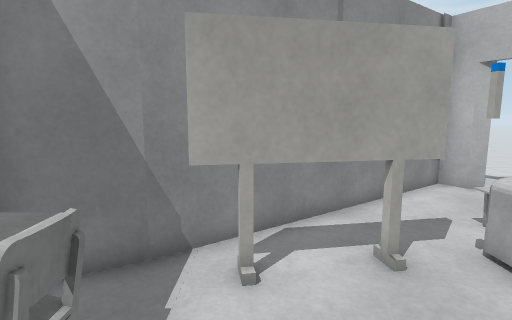
[1] (above)

14 first-person views from a walk through a scene from a Unity 3-D project. The camera is 1.2 m above the floor, tilts 8° down and sees 80° across. Doors are open. The floor is counted in squares, 0.5 m on a side. Each view is taken from the middle of a square. On the plan, view 1 faces up. The plan holds only what a view shows up to about 19 squares ahead; the rest is blank. The place goes on beyond the plan. The player character is not drawn. Some surface patterns are stand-ins.

[2]
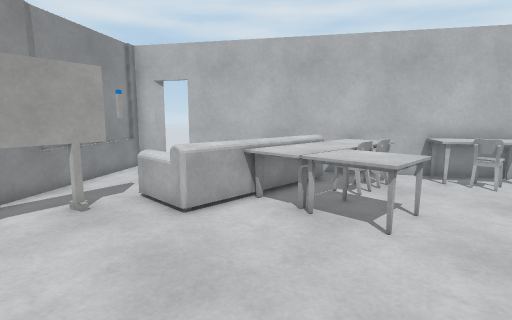

[3]
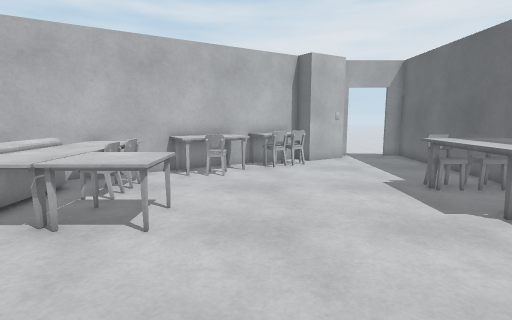

[4]
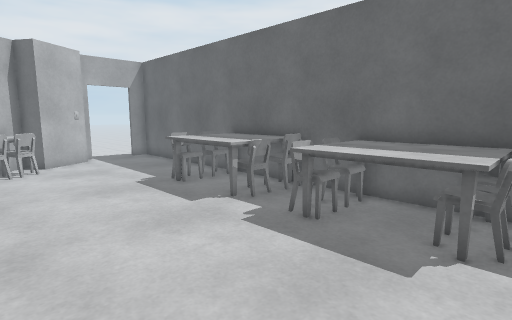

[5]
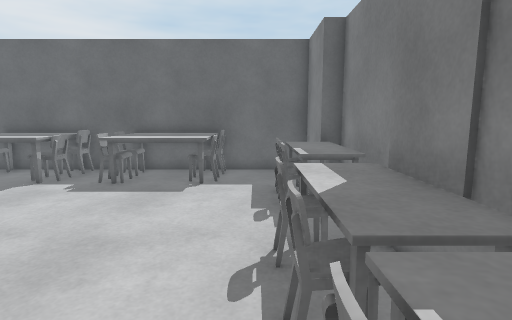

[6]
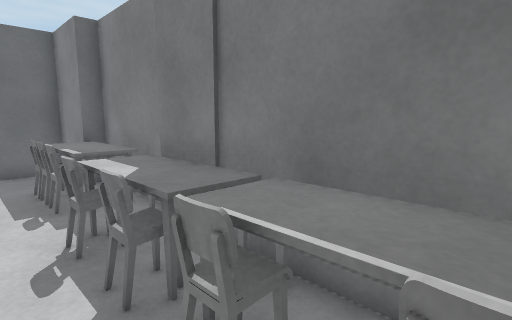

[7]
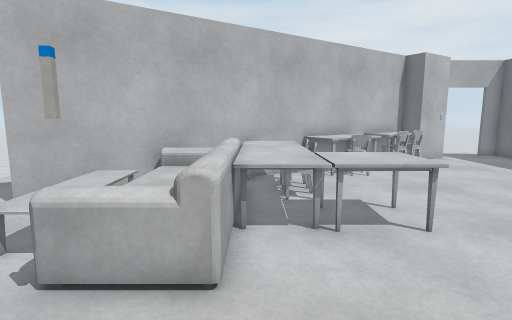

[8]
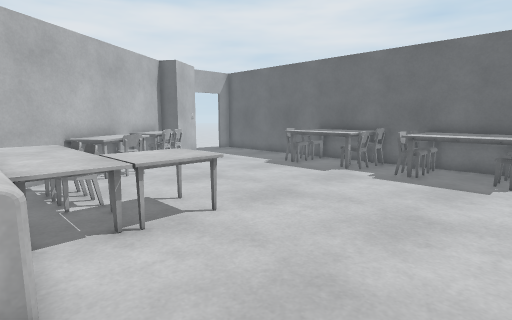

[9]
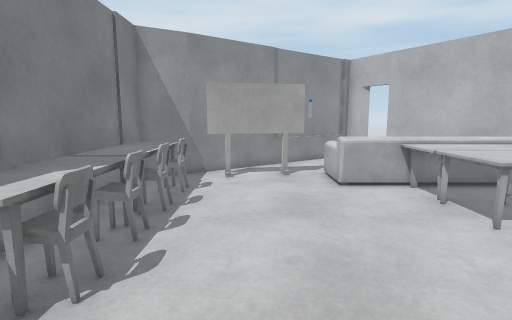

[10]
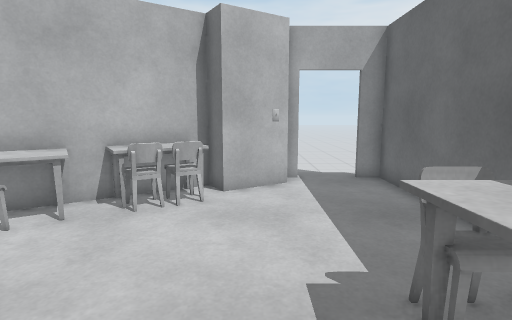

[11]
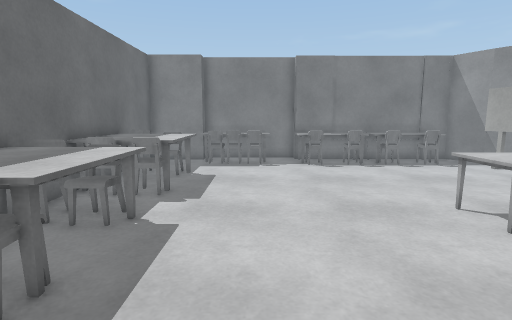

[12]
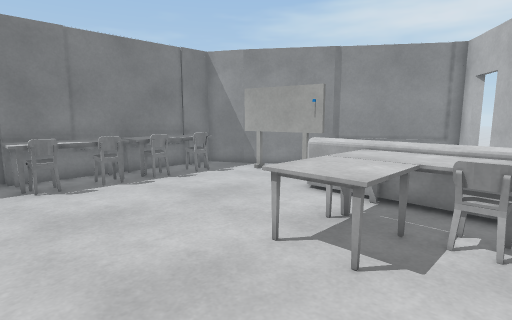

[13]
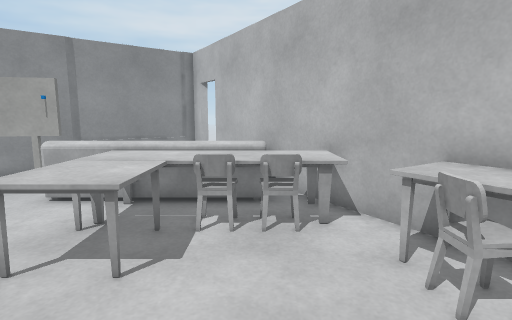

[14]
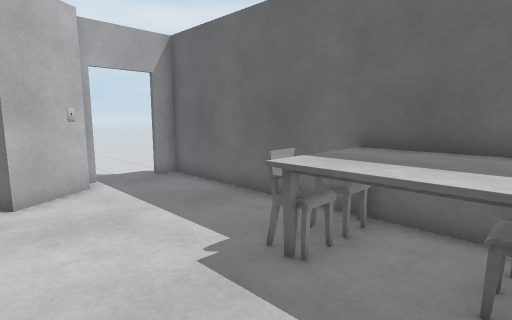

### Floor plan
Key: @ floor where view 1 was taken; # wall or solid block; x gap in a wall; . main floor; : floor 0.5 m higher than the main floor; + floor 0.75 m higher than the main floor; D open door; = window, fence, low wall or low ledge; ^ raised ledge; v drop or lower ground; W whiteboard; O other object.
Columns run from 4 left of view 1 to 18 right of it. Each row starts with its distance up from view 1.
 17                  ..
 16                 ..
 15                 ..
 14                ....
 13               .....
 12              ....
 11           ##....
 10          ###D..
  9        ###..D.
  8       ##....##
  7     ###......##
  6    ## ...:::: #
  5  ###WWWW   :::##
  4 ## WWW.#=  :::##
  3 #^^.....=+++++=v#
  2 #^^=....=.^^^^^^##
  1 #^^.......^^^^^^^#
  0 #^^=@.....^^^^^^.##
 -1 #^^.......^^^....^^#
 -2 #^^=......^^^...=^^#
 -3 #^^..............=^##
 -4 #^^=..............==##
 -5 #^^............... ^^#
 -6 #^.................=^^#
 -7 #^^.................=##
 -8 #^^..................##
 -9 #^^...................O
-10 #^^..^^^^^.^^^^=.......
-11  #..=^^^^==^^^^x.......
-12  #..=^^^^^=^^^^x.......
-13  ######################

Positions as (right, up) in squares from view 1, and headings:
1: (0, 0), facing up
2: (0, -4), facing up-right
3: (0, -4), facing right
4: (0, -4), facing down-right
5: (-1, 1), facing down
6: (0, 2), facing down-left
7: (0, 2), facing right
8: (0, 3), facing down-right
9: (1, -8), facing up
10: (7, -8), facing right
11: (14, -7), facing left
12: (10, -6), facing up-left
13: (10, -6), facing up
14: (7, -6), facing down-right
